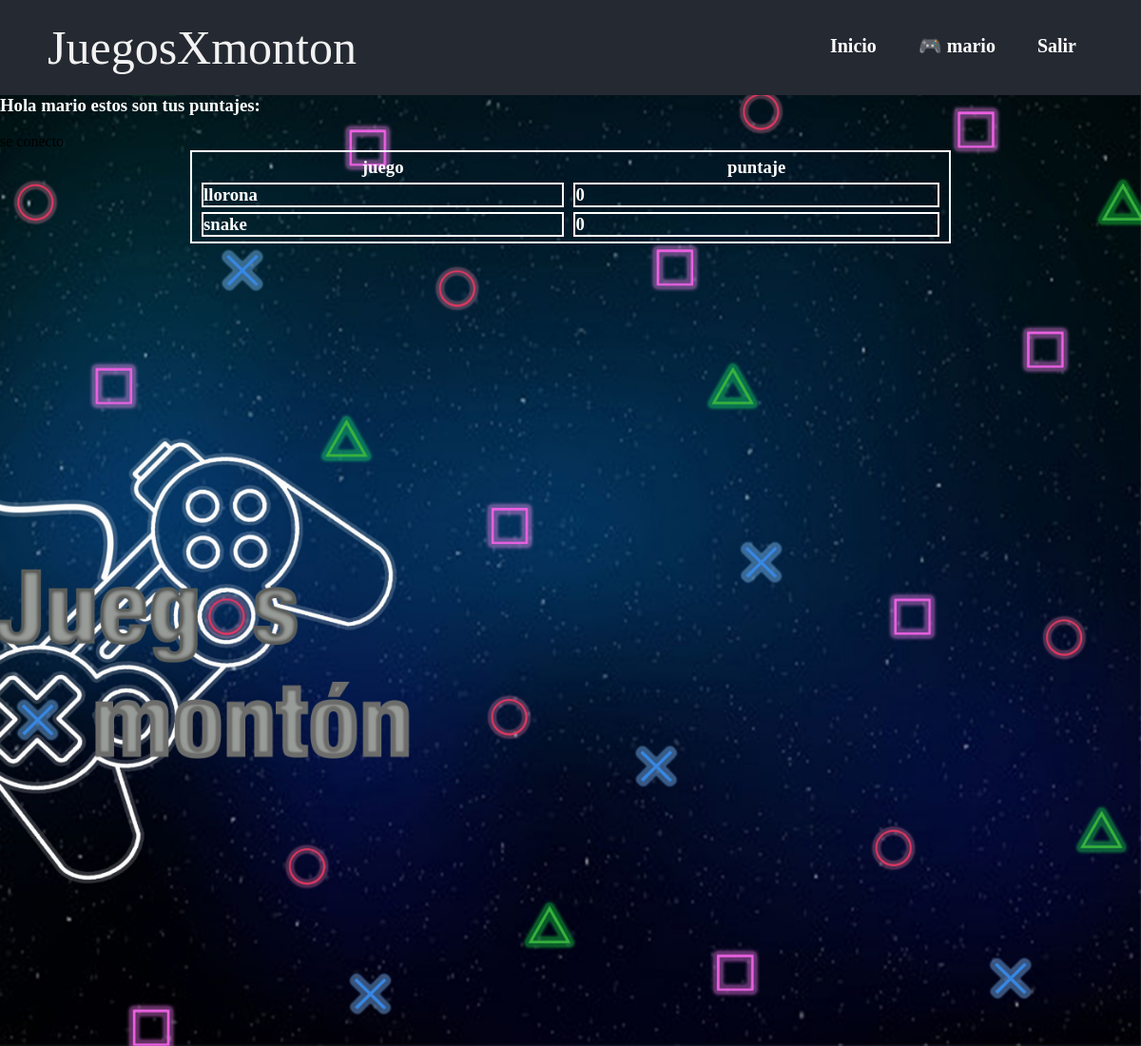
The app's page /puntajesj.php (signed in), older data.
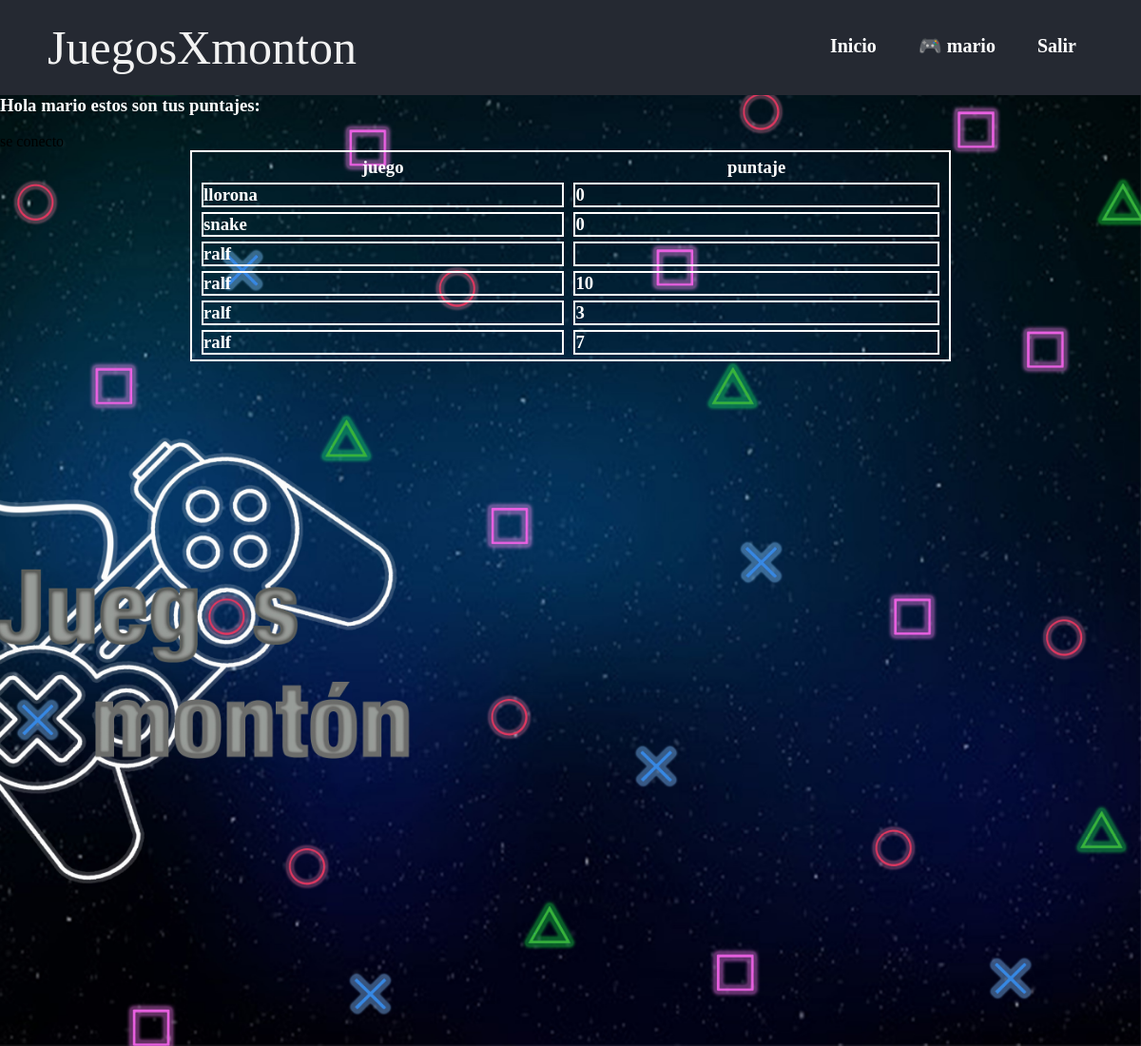
The same page, newer data.
### tables this page shows
CREATE TABLE "puntajes" (
	"cod"	INTEGER PRIMARY KEY AUTOINCREMENT,
	"nomJugador"	TEXT NOT NULL,
	"nomJuego"	TEXT NOT NULL,
	"puntos"	INTEGER NOT NULL
);

### puntajesj.php (the view, shortened to what this page needs)
<?php
     $name = $_SESSION['name'];
      if(!isset($name)){
          header("location: index.php");
        }else{
?>
<html>
<head>
    <link href="static/css/estilo1.css" rel="stylesheet">
</head>
<body>
    <header>
        <div class="logo">JuegosXmonton</div>
        <nav>
        <a href="inicio.php"> Inicio</a>
        <a href="#"> &#127918;<?php
            echo "  $name ";
        ?></a>
            <a href="salir.php"> Salir</a>
        </nav>
    </header>
    <div class="contenedor">
<h3>Hola <?php echo "  $name "; ?> estos son tus puntajes:</h3><br>
    <table style="margin: auto; width: 800px; border-collapse: separate; border-spacing: 10px 5px;">
            <thead>
              <th><h3>juego</h3></th>
              <th><h3>puntaje</h3></th>
            </thead>
            <?php
            include "conexion.php";
            $sql =<<<EOF
            SELECT * FROM puntajes WHERE nomJugador = '$name';
EOF;
            $ret = $db->query($sql);
            while($row = $ret->fetchArray(SQLITE3_ASSOC) ) {
              echo "<tr>";
                echo "<td><h3>".$row['nomJuego']."</h3></td>";
                echo "<td><h3>"; echo $row['puntos']; echo "</h3></td>";
              echo "</tr>";
            }
        }
            ?>
          </table>
        </div>
    </body>
</html>

Row changes from the older to the newer data that the page shows:
added puntajes: nomJuego "ralf"
added puntajes: nomJuego "ralf", puntos "10"
added puntajes: nomJuego "ralf", puntos "3"
added puntajes: nomJuego "ralf", puntos "7"
